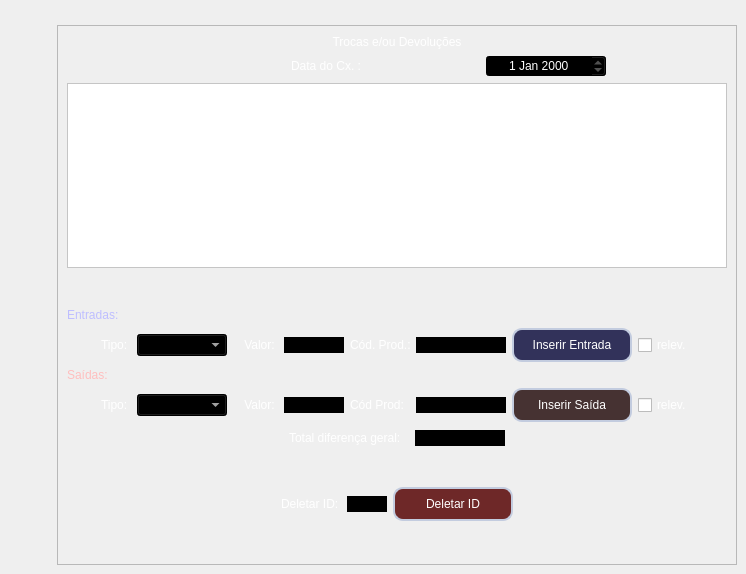
  <widget class="QWidget" name="trocas_devolucoes">
   <widget class="QFrame" name="frame_trocas_devolucoes">
    <property name="geometry">
     <rect>
      <x>57</x>
      <y>25</y>
      <width>680</width>
      <height>540</height>
     </rect>
    </property>
    <property name="minimumSize">
     <size>
      <width>680</width>
      <height>540</height>
     </size>
    </property>
    <property name="maximumSize">
     <size>
      <width>680</width>
      <height>540</height>
     </size>
    </property>
    <property name="frameShape">
     <enum>QFrame::Shape::StyledPanel</enum>
    </property>
    <property name="frameShadow">
     <enum>QFrame::Shadow::Raised</enum>
    </property>
    <layout class="QVBoxLayout" name="verticalLayout_15">
     <item>
      <widget class="QLabel" name="label_32">
       <property name="styleSheet">
        <string notr="true">font: 700 12pt &quot;Segoe UI&quot;;
color: rgb(255,255,255);</string>
       </property>
       <property name="text">
        <string>Trocas e/ou Devoluções</string>
       </property>
       <property name="alignment">
        <set>Qt::AlignmentFlag::AlignCenter</set>
       </property>
      </widget>
     </item>
     <item>
      <layout class="QHBoxLayout" name="horizontalLayout_9">
       <item>
        <widget class="QLabel" name="label_27">
         <property name="minimumSize">
          <size>
           <width>175</width>
           <height>0</height>
          </size>
         </property>
         <property name="maximumSize">
          <size>
           <width>175</width>
           <height>16777215</height>
          </size>
         </property>
         <property name="styleSheet">
          <string notr="true">font: 700 9pt &quot;Segoe UI&quot;;
color: rgb(255,255,255);</string>
         </property>
         <property name="text">
          <string>Data do Cx. :</string>
         </property>
         <property name="alignment">
          <set>Qt::AlignmentFlag::AlignRight|Qt::AlignmentFlag::AlignTrailing|Qt::AlignmentFlag::AlignVCenter</set>
         </property>
        </widget>
       </item>
       <item>
        <widget class="QDateEdit" name="data_cx_trocas_devolucoes">
         <property name="enabled">
          <bool>true</bool>
         </property>
         <property name="sizePolicy">
          <sizepolicy hsizetype="Minimum" vsizetype="Minimum">
           <horstretch>0</horstretch>
           <verstretch>0</verstretch>
          </sizepolicy>
         </property>
         <property name="minimumSize">
          <size>
           <width>120</width>
           <height>0</height>
          </size>
         </property>
         <property name="maximumSize">
          <size>
           <width>120</width>
           <height>16777215</height>
          </size>
         </property>
         <property name="styleSheet">
          <string notr="true">font: 700 10pt &quot;Segoe UI&quot;;
color: rgb(255,255,255);
background-color: rgb(0,0,0);</string>
         </property>
         <property name="alignment">
          <set>Qt::AlignmentFlag::AlignCenter</set>
         </property>
         <property name="readOnly">
          <bool>true</bool>
         </property>
        </widget>
       </item>
      </layout>
     </item>
     <item>
      <widget class="QTableView" name="tableView_troca_devolucoes_cx">
       <property name="styleSheet">
        <string notr="true">QTableView {
	alternate-background-color: #f8f9fa;
	background-color: white;
	gridline-color: #dee2e6;
   color: black;
}

QTableView::item {
	padding: 5px;
	border-bottom: 1px solid #dee2e6;
}

QTableView::item:selected {
	background-color: #007bff;
	color: white;
}

QHeaderView::section {
	background-color: #6c757d;
	color: white;
	padding: 5px;
	border: 1px solid #5a6268;
	font-weight: bold;
}</string>
       </property>
      </widget>
     </item>
     <item>
      <spacer name="verticalSpacer_27">
       <property name="orientation">
        <enum>Qt::Orientation::Vertical</enum>
       </property>
       <property name="sizeHint" stdset="0">
        <size>
         <width>20</width>
         <height>40</height>
        </size>
       </property>
      </spacer>
     </item>
     <item>
      <widget class="QLabel" name="label_79">
       <property name="styleSheet">
        <string notr="true">font: 700 8pt &quot;Segoe UI&quot;;
color: rgb(190,190,255);</string>
       </property>
       <property name="text">
        <string>Entradas:</string>
       </property>
      </widget>
     </item>
     <item>
      <layout class="QHBoxLayout" name="horizontalLayout_10">
       <item>
        <spacer name="horizontalSpacer_39">
         <property name="orientation">
          <enum>Qt::Orientation::Horizontal</enum>
         </property>
         <property name="sizeHint" stdset="0">
          <size>
           <width>40</width>
           <height>20</height>
          </size>
         </property>
        </spacer>
       </item>
       <item>
        <widget class="QLabel" name="label_77">
         <property name="styleSheet">
          <string notr="true">font: 700 8pt &quot;Segoe UI&quot;;
color: rgb(255,255,255);</string>
         </property>
         <property name="text">
          <string>Tipo: </string>
         </property>
        </widget>
       </item>
       <item>
        <widget class="QComboBox" name="combo_entrada_troca_dev">
         <property name="minimumSize">
          <size>
           <width>90</width>
           <height>0</height>
          </size>
         </property>
         <property name="maximumSize">
          <size>
           <width>90</width>
           <height>16777215</height>
          </size>
         </property>
         <property name="styleSheet">
          <string notr="true">color: white;
background-color: black;</string>
         </property>
        </widget>
       </item>
       <item>
        <widget class="QLabel" name="label_41">
         <property name="minimumSize">
          <size>
           <width>45</width>
           <height>0</height>
          </size>
         </property>
         <property name="maximumSize">
          <size>
           <width>45</width>
           <height>16777215</height>
          </size>
         </property>
         <property name="styleSheet">
          <string notr="true">font: 700 8pt &quot;Segoe UI&quot;;
color: rgb(255,255,255);</string>
         </property>
         <property name="text">
          <string>Valor: </string>
         </property>
         <property name="alignment">
          <set>Qt::AlignmentFlag::AlignRight|Qt::AlignmentFlag::AlignTrailing|Qt::AlignmentFlag::AlignVCenter</set>
         </property>
        </widget>
       </item>
       <item>
        <widget class="QLineEdit" name="input_valor_entrada_troca_devol">
         <property name="minimumSize">
          <size>
           <width>60</width>
           <height>0</height>
          </size>
         </property>
         <property name="maximumSize">
          <size>
           <width>60</width>
           <height>16777215</height>
          </size>
         </property>
         <property name="styleSheet">
          <string notr="true">color: white;
background-color: black;
border: solid gray 2px;</string>
         </property>
        </widget>
       </item>
       <item>
        <widget class="QLabel" name="label_33">
         <property name="minimumSize">
          <size>
           <width>60</width>
           <height>0</height>
          </size>
         </property>
         <property name="maximumSize">
          <size>
           <width>60</width>
           <height>16777215</height>
          </size>
         </property>
         <property name="styleSheet">
          <string notr="true">font: 700 8pt &quot;Segoe UI&quot;;
color: rgb(255,255,255);</string>
         </property>
         <property name="text">
          <string>Cód. Prod.:</string>
         </property>
        </widget>
       </item>
       <item>
        <widget class="QLineEdit" name="input_descricao_entrada_troca_devol">
         <property name="minimumSize">
          <size>
           <width>90</width>
           <height>0</height>
          </size>
         </property>
         <property name="maximumSize">
          <size>
           <width>90</width>
           <height>16777215</height>
          </size>
         </property>
         <property name="styleSheet">
          <string notr="true">color: white;
background-color: black;
border: solid gray 2px;</string>
         </property>
        </widget>
       </item>
       <item>
        <widget class="QPushButton" name="btn_inserir_entrada_troca_dev">
         <property name="minimumSize">
          <size>
           <width>120</width>
           <height>0</height>
          </size>
         </property>
         <property name="maximumSize">
          <size>
           <width>120</width>
           <height>16777215</height>
          </size>
         </property>
         <property name="baseSize">
          <size>
           <width>90</width>
           <height>0</height>
          </size>
         </property>
         <property name="styleSheet">
          <string notr="true">QPushButton {
	background-color: rgb(50,50,90);
	padding: 8px;
	border: 2px solid #c3ccdf;
	color: rgb(255,255,255);
	border-radius: 10px;
	font: 700 10pt &quot;Segoe UI&quot;;
}

QPushButton:hover {
	background-color: rgb(85, 170, 255);
}

QPushButton:pressed {
	background-color: rgb(255, 0, 127);
}</string>
         </property>
         <property name="text">
          <string>Inserir Entrada</string>
         </property>
        </widget>
       </item>
       <item>
        <widget class="QCheckBox" name="checkBox_relevancia_entrada_cx">
         <property name="styleSheet">
          <string notr="true">font: 700 8pt &quot;Segoe UI&quot;;
color: rgb(255,255,255);</string>
         </property>
         <property name="text">
          <string>relev.</string>
         </property>
        </widget>
       </item>
       <item>
        <spacer name="horizontalSpacer_40">
         <property name="orientation">
          <enum>Qt::Orientation::Horizontal</enum>
         </property>
         <property name="sizeHint" stdset="0">
          <size>
           <width>40</width>
           <height>20</height>
          </size>
         </property>
        </spacer>
       </item>
      </layout>
     </item>
     <item>
      <widget class="QLabel" name="label_80">
       <property name="styleSheet">
        <string notr="true">font: 700 8pt &quot;Segoe UI&quot;;
color: rgb(255,190,190);</string>
       </property>
       <property name="text">
        <string>Saídas:</string>
       </property>
      </widget>
     </item>
     <item>
      <layout class="QHBoxLayout" name="horizontalLayout_11">
       <item>
        <spacer name="horizontalSpacer_41">
         <property name="orientation">
          <enum>Qt::Orientation::Horizontal</enum>
         </property>
         <property name="sizeHint" stdset="0">
          <size>
           <width>40</width>
           <height>20</height>
          </size>
         </property>
        </spacer>
       </item>
       <item>
        <widget class="QLabel" name="label_78">
         <property name="styleSheet">
          <string notr="true">font: 700 8pt &quot;Segoe UI&quot;;
color: rgb(255,255,255);</string>
         </property>
         <property name="text">
          <string>Tipo: </string>
         </property>
        </widget>
       </item>
       <item>
        <widget class="QComboBox" name="combo_saida_troca_dev">
         <property name="minimumSize">
          <size>
           <width>90</width>
           <height>0</height>
          </size>
         </property>
         <property name="maximumSize">
          <size>
           <width>90</width>
           <height>16777215</height>
          </size>
         </property>
         <property name="styleSheet">
          <string notr="true">color: white;
background-color: black;</string>
         </property>
        </widget>
       </item>
       <item>
        <widget class="QLabel" name="label_43">
         <property name="minimumSize">
          <size>
           <width>45</width>
           <height>0</height>
          </size>
         </property>
         <property name="maximumSize">
          <size>
           <width>45</width>
           <height>16777215</height>
          </size>
         </property>
         <property name="styleSheet">
          <string notr="true">font: 700 8pt &quot;Segoe UI&quot;;
color: rgb(255,255,255);</string>
         </property>
         <property name="text">
          <string>Valor: </string>
         </property>
         <property name="alignment">
          <set>Qt::AlignmentFlag::AlignRight|Qt::AlignmentFlag::AlignTrailing|Qt::AlignmentFlag::AlignVCenter</set>
         </property>
        </widget>
       </item>
       <item>
        <widget class="QLineEdit" name="input_valor_saida_troca_devol">
         <property name="minimumSize">
          <size>
           <width>60</width>
           <height>0</height>
          </size>
         </property>
         <property name="maximumSize">
          <size>
           <width>60</width>
           <height>16777215</height>
          </size>
         </property>
         <property name="styleSheet">
          <string notr="true">color: white;
background-color: black;
border: solid gray 2px;</string>
         </property>
        </widget>
       </item>
       <item>
        <widget class="QLabel" name="label_42">
         <property name="minimumSize">
          <size>
           <width>60</width>
           <height>0</height>
          </size>
         </property>
         <property name="maximumSize">
          <size>
           <width>60</width>
           <height>16777215</height>
          </size>
         </property>
         <property name="styleSheet">
          <string notr="true">font: 700 8pt &quot;Segoe UI&quot;;
color: rgb(255,255,255);</string>
         </property>
         <property name="text">
          <string>Cód Prod: </string>
         </property>
        </widget>
       </item>
       <item>
        <widget class="QLineEdit" name="input_descricao_saida_troca_devol">
         <property name="minimumSize">
          <size>
           <width>90</width>
           <height>0</height>
          </size>
         </property>
         <property name="maximumSize">
          <size>
           <width>90</width>
           <height>16777215</height>
          </size>
         </property>
         <property name="styleSheet">
          <string notr="true">color: white;
background-color: black;
border: solid gray 2px;</string>
         </property>
        </widget>
       </item>
       <item>
        <widget class="QPushButton" name="btn_inserir_saida_troca_dev">
         <property name="minimumSize">
          <size>
           <width>120</width>
           <height>0</height>
          </size>
         </property>
         <property name="maximumSize">
          <size>
           <width>120</width>
           <height>16777215</height>
          </size>
         </property>
         <property name="styleSheet">
          <string notr="true">QPushButton {
	background-color: rgb(70,50,50);
	padding: 8px;
	border: 2px solid #c3ccdf;
	color: rgb(255,255,255);
	border-radius: 10px;
	font: 700 10pt &quot;Segoe UI&quot;;
}

QPushButton:hover {
	background-color: rgb(85, 170, 255);
}

QPushButton:pressed {
	background-color: rgb(255, 0, 127);
}</string>
         </property>
         <property name="text">
          <string>Inserir Saída</string>
         </property>
        </widget>
       </item>
       <item>
        <widget class="QCheckBox" name="checkBox_relevancia_saida_cx">
         <property name="styleSheet">
          <string notr="true">font: 700 8pt &quot;Segoe UI&quot;;
color: rgb(255,255,255);</string>
         </property>
         <property name="text">
          <string>relev.</string>
         </property>
        </widget>
       </item>
       <item>
        <spacer name="horizontalSpacer_42">
         <property name="orientation">
          <enum>Qt::Orientation::Horizontal</enum>
         </property>
         <property name="sizeHint" stdset="0">
          <size>
           <width>40</width>
           <height>20</height>
          </size>
         </property>
        </spacer>
       </item>
      </layout>
     </item>
     <item>
      <layout class="QHBoxLayout" name="horizontalLayout_27">
       <item>
        <spacer name="horizontalSpacer_37">
         <property name="orientation">
          <enum>Qt::Orientation::Horizontal</enum>
         </property>
         <property name="sizeHint" stdset="0">
          <size>
           <width>40</width>
           <height>20</height>
          </size>
         </property>
        </spacer>
       </item>
       <item>
        <widget class="QLabel" name="label_75">
         <property name="minimumSize">
          <size>
           <width>120</width>
           <height>20</height>
          </size>
         </property>
         <property name="maximumSize">
          <size>
           <width>120</width>
           <height>20</height>
          </size>
         </property>
         <property name="styleSheet">
          <string notr="true">font: 700 8pt &quot;Segoe UI&quot;;
color: rgb(255,255,255);</string>
         </property>
         <property name="text">
          <string>Total diferença geral:</string>
         </property>
        </widget>
       </item>
       <item alignment="Qt::AlignmentFlag::AlignHCenter">
        <widget class="QLineEdit" name="input_diferenca_total_trocas_devol">
         <property name="minimumSize">
          <size>
           <width>90</width>
           <height>0</height>
          </size>
         </property>
         <property name="maximumSize">
          <size>
           <width>90</width>
           <height>16777215</height>
          </size>
         </property>
         <property name="styleSheet">
          <string notr="true">color: white;
background-color: black;
border: solid gray 2px;</string>
         </property>
        </widget>
       </item>
       <item>
        <spacer name="horizontalSpacer_38">
         <property name="orientation">
          <enum>Qt::Orientation::Horizontal</enum>
         </property>
         <property name="sizeHint" stdset="0">
          <size>
           <width>40</width>
           <height>20</height>
          </size>
         </property>
        </spacer>
       </item>
      </layout>
     </item>
     <item>
      <spacer name="verticalSpacer_26">
       <property name="orientation">
        <enum>Qt::Orientation::Vertical</enum>
       </property>
       <property name="sizeHint" stdset="0">
        <size>
         <width>20</width>
         <height>40</height>
        </size>
       </property>
      </spacer>
     </item>
     <item>
      <layout class="QHBoxLayout" name="horizontalLayout_12">
       <item>
        <spacer name="horizontalSpacer_11">
         <property name="orientation">
          <enum>Qt::Orientation::Horizontal</enum>
         </property>
         <property name="sizeHint" stdset="0">
          <size>
           <width>40</width>
           <height>20</height>
          </size>
         </property>
        </spacer>
       </item>
       <item>
        <widget class="QLabel" name="label_30">
         <property name="minimumSize">
          <size>
           <width>60</width>
           <height>0</height>
          </size>
         </property>
         <property name="maximumSize">
          <size>
           <width>60</width>
           <height>16777215</height>
          </size>
         </property>
         <property name="styleSheet">
          <string notr="true">font: 700 8pt &quot;Segoe UI&quot;;
color: rgb(255,255,255);</string>
         </property>
         <property name="text">
          <string>Deletar ID: </string>
         </property>
        </widget>
       </item>
       <item>
        <widget class="QLineEdit" name="input_id_deletar_troca_devol">
         <property name="minimumSize">
          <size>
           <width>40</width>
           <height>0</height>
          </size>
         </property>
         <property name="maximumSize">
          <size>
           <width>40</width>
           <height>16777215</height>
          </size>
         </property>
         <property name="styleSheet">
          <string notr="true">color: white;
background-color: black;
border: solid gray 2px;</string>
         </property>
         <property name="readOnly">
          <bool>true</bool>
         </property>
        </widget>
       </item>
       <item alignment="Qt::AlignmentFlag::AlignHCenter|Qt::AlignmentFlag::AlignVCenter">
        <widget class="QPushButton" name="btn_deletar_id_troca_devol">
         <property name="minimumSize">
          <size>
           <width>120</width>
           <height>0</height>
          </size>
         </property>
         <property name="maximumSize">
          <size>
           <width>90</width>
           <height>16777215</height>
          </size>
         </property>
         <property name="baseSize">
          <size>
           <width>90</width>
           <height>0</height>
          </size>
         </property>
         <property name="styleSheet">
          <string notr="true">QPushButton {
	background-color: rgb(110,40,40);
	padding: 8px;
	border: 2px solid #c3ccdf;
	color: rgb(255,255,255);
	border-radius: 10px;
}

QPushButton:hover {
	background-color: rgb(85, 170, 255);
}

QPushButton:pressed {
	background-color: rgb(255, 0, 127);
}</string>
         </property>
         <property name="text">
          <string>Deletar ID</string>
         </property>
        </widget>
       </item>
       <item>
        <spacer name="horizontalSpacer_12">
         <property name="orientation">
          <enum>Qt::Orientation::Horizontal</enum>
         </property>
         <property name="sizeHint" stdset="0">
          <size>
           <width>40</width>
           <height>20</height>
          </size>
         </property>
        </spacer>
       </item>
      </layout>
     </item>
     <item>
      <spacer name="verticalSpacer_29">
       <property name="orientation">
        <enum>Qt::Orientation::Vertical</enum>
       </property>
       <property name="sizeHint" stdset="0">
        <size>
         <width>20</width>
         <height>40</height>
        </size>
       </property>
      </spacer>
     </item>
    </layout>
   </widget>
  </widget>
